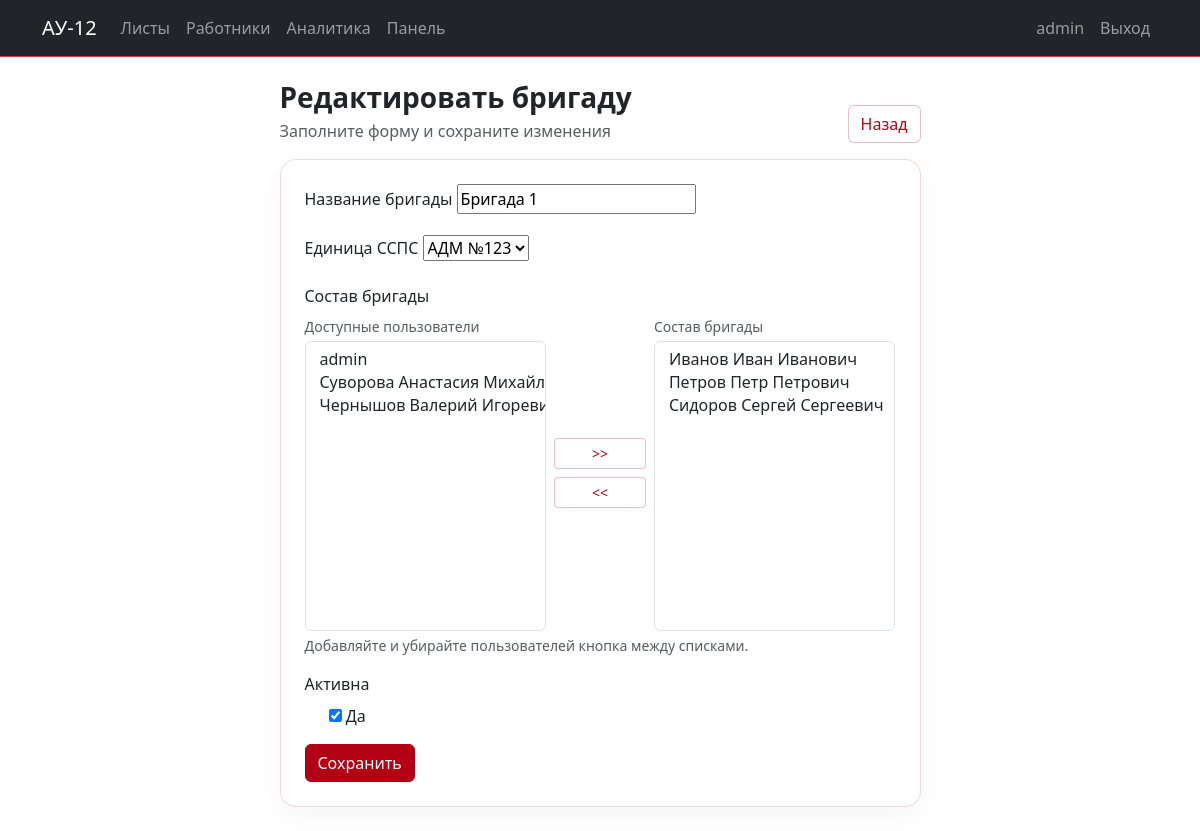
/panel/directory/brigades/3/edit/ (signed in), run on the app's committed database.
### apps/accounts/models.py (models this page shows, shortened)
class User(AbstractUser):
    patronymic = models.CharField("Отчество", max_length=150, blank=True, default="")
    role = models.CharField("Должность", max_length=20, choices=Role.choices, default=Role.MACHINIST)
    station = models.ForeignKey(
        Station,
        verbose_name="Станция",
        on_delete=models.PROTECT,
        null=True,
        blank=True,
        related_name="users",
    )
    class Meta:
        verbose_name = "Пользователь"
        verbose_name_plural = "Пользователи"

### apps/directory/models.py (models this page shows, shortened)
class Brigade(models.Model):
    name = models.CharField("Название бригады", max_length=255)
    ssps_unit = models.ForeignKey(SSPSUnit, verbose_name="Единица ССПС", on_delete=models.PROTECT, related_name="brigades")
    members = models.ManyToManyField(
        settings.AUTH_USER_MODEL,
        verbose_name="Состав бригады (работники)",
        related_name="brigades",
        blank=True
    )
    is_active = models.BooleanField("Активна", default=True)
    class Meta:
        verbose_name = "Бригада"
        verbose_name_plural = "Бригады"
        unique_together = [("name", "ssps_unit")]

### apps/panel/views.py (the view)
# urls.py: path("directory/brigades/<int:pk>/edit/", views.BrigadeEdit.as_view(), name="brigade_edit"),
class BrigadeEdit(RoleRequiredMixin, UpdateView):
    allowed_roles = {Role.ADMIN}
    model = Brigade
    form_class = BrigadeForm
    template_name = "panel/form.html"
    success_url = reverse_lazy("panel:brigade_list")
    def get_context_data(self, **kwargs):
        ctx = super().get_context_data(**kwargs)
        ctx["title"]="Редактировать бригаду"; ctx["back_url"]=reverse_lazy("panel:brigade_list")
        return ctx

### apps/panel/forms.py
class BrigadeForm(forms.ModelForm):
    members = forms.ModelMultipleChoiceField(
        label = 'Состав бригады',
        queryset = User.objects.none(),
        required = False,
        widget = forms.SelectMultiple(attrs={"size":12}),
        help_text = 'Добавляйте и убирайте пользователей кнопка между списками.',
    )
    class Meta:
        model = Brigade
        fields = ["name", "ssps_unit", "members", "is_active"]
        labels = {
            "name": "Название бригады",
            "ssps_unit": "Единица ССПС",
            "members": "Состав бригады",
            "is_active": "Активна",
        }
    def __init__(self, *args, **kwargs):
        super().__init__(*args, **kwargs)
        self.fields["members"].queryset = User.objects.all().order_by(
            "last_name", "first_name", "patronymic", "username"
        )
        def _members_label(user):
          fio = " ".join(filter(None, [user.last_name, user.first_name, user.patronymic]))
          base = fio or user.username
          return base if user.is_active else f'{base} (неактивен)'
        self.fields["members"].label_from_instance = _members_label
        bootstrapify_form

### apps/accounts/permissions.py (called while the page is built)
    def dispatch(self, request, *args, **kwargs):
        if not request.user.is_authenticated:
            return super().dispatch(request, *args, **kwargs)
        if getattr(request.user, "is_superuser", False):
            return super().dispatch(request, *args, **kwargs)
        if self.allowed_roles and getattr(request.user, "role", None) not in self.allowed_roles:
            return HttpResponseForbidden("Недостаточно прав.")
        return super().dispatch(request, *args, **kwargs)

### apps/directory/models.py (called while the page is built)
    def __str__(self):
        return f"{self.type_name} №{self.number}"

### apps/panel/templates/panel/form.html (shortened to what this page needs)
{% extends "base.html" %}
{% block content %}
<div class="row justify-content-center">
  <div class="col-lg-7">
    <div class="d-flex align-items-end justify-content-between flex-wrap gap-2 mb-3">
      <div>
        <h3 class="section-title mb-1">{{ title }}</h3>
        <div class="text-muted">Заполните форму и сохраните изменения</div>
      </div>
      {% if back_url %}
        <a class="btn btn-ghost" href="{{ back_url }}">Назад</a>
      {% endif %}
    </div>
    <div class="card p-4">
      <form method="post">
        {% for field in form %}
          <div class="mb-3">
            <label class="form-label">{{ field.label }}</label>
            {% if field.name == "members" %}
							<div class="row g-2 align-items-center" data-members-picker>
								<div class="col-md-5">
									<div class="small text-muted mb-1">Доступные пользователи</div>
									<select class="form-select" data-members-available size="12" multiple></select>
								</div>
								<div class="col-md-2 d-flex flex-md-column justify-content-center gap-2">
									<button class="btn btn-ghost btn-sm" type="button" data-members-add>&gt;&gt;</button>
									<button class="btn btn-ghost btn-sm" type="button" data-members-remove>&lt;&lt;</button>
								</div>
								<div class="col-md-5">
									<div class="small text-muted mb-1">Состав бригады</div>
									<select class="form-select" data-members-selected size="12" multiple></select>
								</div>
							</div>
							{% if field.help_text %} <div class="form-text">{{ field.help_text }}</div>{% endif %}
						{% elif field.field.widget.input_type == 'checkbox' %}
              <div class="form-check">
                {{ field }} <label class="form-check-label">Да</label>
              </div>
            {% else %}
              {{ field }}
            {% endif %}
          </div>
        {% endfor %}
        <button class="btn btn-brand" type="submit">Сохранить</button>
      </form>
    </div>
  </div>
</div>
{% endblock %}

### apps/accounts/templates/base.html (shortened to what this page needs)
<!doctype html>
<html lang="ru">
<head>
  <link href="https://cdn.jsdelivr.net/npm/bootstrap@5.3.3/dist/css/bootstrap.min.css" rel="stylesheet">
  <link href="/static/css/style.css" rel="stylesheet">
</head>
<body>
<nav class="navbar navbar-expand-lg navbar-dark bg-dark border-bottom border-danger">
  <div class="container">
    <a class="navbar-brand" href="{% url 'routesheets:au12_list' %}">АУ-12</a>
    <div class="collapse navbar-collapse" id="nav">
      <ul class="navbar-nav me-auto">
        <li class="nav-item"><a class="nav-link" href="{% url 'routesheets:au12_list' %}">Листы</a></li>
        <li class="nav-item"><a class="nav-link" href="{% url 'accounts:worker_list' %}">Работники</a></li>
        <li class="nav-item"><a class="nav-link" href="{% url 'routesheets:analytics_fuel' %}">Аналитика</a></li>
        {% if user.is_authenticated and user.is_superuser %}
          <li class="nav-item"><a class="nav-link" href="{% url 'panel:home' %}">Панель</a></li>
        {% endif %}
      </ul>
      <ul class="navbar-nav">
        {% if user.is_authenticated %}
          <li class="nav-item"><a class="nav-link">{{ user.username }}</a></li>
          <li class="nav-item"><a class="nav-link" href="{% url 'accounts:logout' %}">Выход</a></li>
        {% else %}
          <li class="nav-item"><a class="nav-link" href="{% url 'accounts:login' %}">Вход</a></li>
        {% endif %}
      </ul>
    </div>
  </div>
</nav>
<main class="container py-4">
  {% block content %}{% endblock %}
</main>
</body>
</html>

### static/css/style.css (style rules this page uses)
:root { --brand:#b30012; --brand2:#7a000c; }
.section-title { font-weight:700; }
.btn-brand { background:var(--brand); border-color:var(--brand); color:#fff; }
.btn-ghost { border:1px solid rgba(179,0,18,.25); color:var(--brand); background:#fff; }
.card { border:1px solid rgba(179,0,18,.15); border-radius:16px; box-shadow:0 10px 25px rgba(0,0,0,.04); }

### data on the page
User: username "admin"
Brigade: form "Бригада 1" "АДМ №123", form "☑"

### other printed values
{{ title }} "Редактировать бригаду"
{{ field.label }} "Название бригады" "Единица ССПС" "Состав бригады" "Активна"
{{ field.help_text }} "Добавляйте и убирайте пользователей кнопка между списками."
